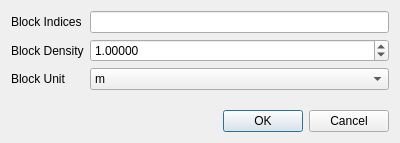
<?xml version="1.0" encoding="UTF-8"?>
<ui version="4.0">
 <class>AddBlockWeightLoadsParametersDialog</class>
 <widget class="QDialog" name="AddBlockWeightLoadsParametersDialog">
  <property name="windowModality">
   <enum>Qt::ApplicationModal</enum>
  </property>
  <property name="geometry">
   <rect>
    <x>0</x>
    <y>0</y>
    <width>400</width>
    <height>143</height>
   </rect>
  </property>
  <property name="minimumSize">
   <size>
    <width>400</width>
    <height>143</height>
   </size>
  </property>
  <property name="windowTitle">
   <string>Add Block Weights Parameters</string>
  </property>
  <property name="modal">
   <bool>true</bool>
  </property>
  <layout class="QGridLayout" name="gridLayout">
   <item row="0" column="0">
    <layout class="QFormLayout" name="formLayout">
     <item row="0" column="0">
      <widget class="QLabel" name="blockIndicesLabel">
       <property name="text">
        <string>Block Indices</string>
       </property>
      </widget>
     </item>
     <item row="0" column="1">
      <widget class="QLineEdit" name="blockIndicesLineEdit"/>
     </item>
     <item row="1" column="0">
      <widget class="QLabel" name="blockDensityLabel">
       <property name="text">
        <string>Block Density</string>
       </property>
      </widget>
     </item>
     <item row="1" column="1">
      <widget class="QDoubleSpinBox" name="blockDensityDoubleSpinBox">
       <property name="decimals">
        <number>5</number>
       </property>
       <property name="maximum">
        <double>99999.990000000005239</double>
       </property>
       <property name="singleStep">
        <double>0.001000000000000</double>
       </property>
       <property name="value">
        <double>1.000000000000000</double>
       </property>
      </widget>
     </item>
     <item row="2" column="0">
      <widget class="QLabel" name="blockUnitLabel">
       <property name="text">
        <string>Block Unit</string>
       </property>
      </widget>
     </item>
     <item row="2" column="1">
      <widget class="QComboBox" name="blockUnitComboBox">
       <item>
        <property name="text">
         <string>m</string>
        </property>
       </item>
       <item>
        <property name="text">
         <string>cm</string>
        </property>
       </item>
      </widget>
     </item>
    </layout>
   </item>
   <item row="1" column="0">
    <widget class="QDialogButtonBox" name="buttonBox">
     <property name="orientation">
      <enum>Qt::Horizontal</enum>
     </property>
     <property name="standardButtons">
      <set>QDialogButtonBox::Cancel|QDialogButtonBox::Ok</set>
     </property>
    </widget>
   </item>
  </layout>
 </widget>
 <resources/>
 <connections>
  <connection>
   <sender>buttonBox</sender>
   <signal>accepted()</signal>
   <receiver>AddBlockWeightLoadsParametersDialog</receiver>
   <slot>accept()</slot>
   <hints>
    <hint type="sourcelabel">
     <x>248</x>
     <y>254</y>
    </hint>
    <hint type="destinationlabel">
     <x>157</x>
     <y>274</y>
    </hint>
   </hints>
  </connection>
  <connection>
   <sender>buttonBox</sender>
   <signal>rejected()</signal>
   <receiver>AddBlockWeightLoadsParametersDialog</receiver>
   <slot>reject()</slot>
   <hints>
    <hint type="sourcelabel">
     <x>316</x>
     <y>260</y>
    </hint>
    <hint type="destinationlabel">
     <x>286</x>
     <y>274</y>
    </hint>
   </hints>
  </connection>
 </connections>
</ui>
